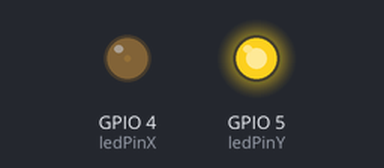
Recording of a sketch running on a simulated ESP32. On the bench: output pins drawn as LEDs (lit = HIGH). What the sketch prints to the serial monitor is not drawn.

Above: at 0.05 s.
At 1.15 s:
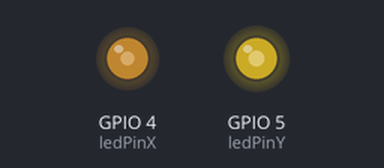
At 2.3 s:
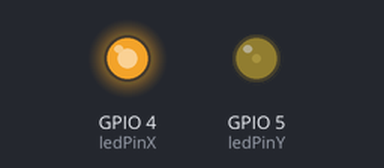
At 4.6 s:
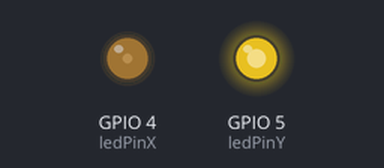
Timing chart, 0 to 6.7 s (numbered marks = the images above):
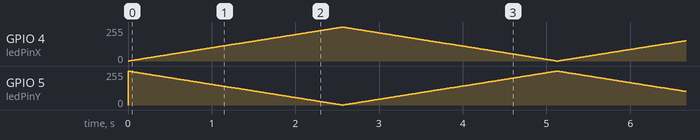

The sketch:

lab03synchronous.ino
```cpp
// 定义两路LED引脚
const int ledPinX = 4;
const int ledPinY = 5;

// PWM统一参数，两路LED共用相同频率、分辨率
const int freq = 5000;          // PWM频率 5000Hz
const int resolution = 8;       // 8位分辨率 亮度范围0~255

void setup() {
  Serial.begin(115200);

  // 分别绑定两个引脚PWM
  ledcAttach(ledPinX, freq, resolution);
  ledcAttach(ledPinY, freq, resolution);
}

void loop() {
  // 同步渐亮：x、y共用同一个dutyCycle亮度变量，同时赋值
  for(int dutyCycle = 0; dutyCycle <= 255; dutyCycle++){
    ledcWrite(ledPinX, dutyCycle); // 控制引脚4
    ledcWrite(ledPinY, 255-dutyCycle); // 控制引脚5，同步亮度
    delay(10);
  }

  // 同步渐暗
  for(int dutyCycle = 255; dutyCycle >= 0; dutyCycle--){
    ledcWrite(ledPinX, dutyCycle);
    ledcWrite(ledPinY, 255-dutyCycle);
    delay(10);
  }

  Serial.println("双LED不同步呼吸周期完成");
}
```
